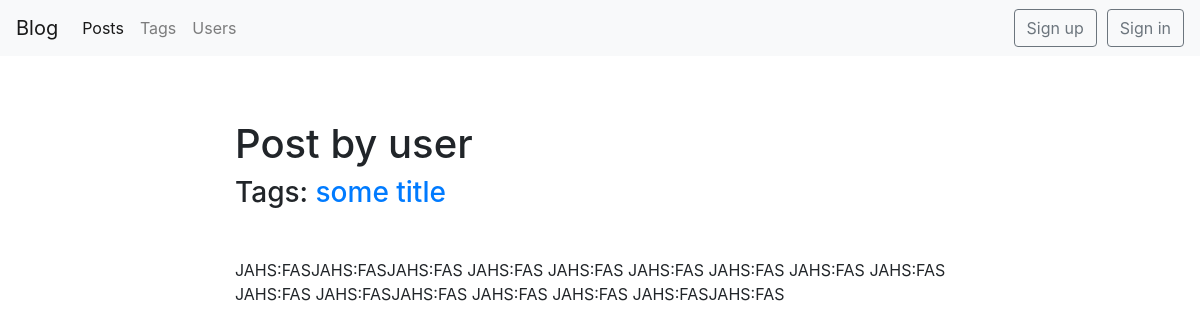
Page /blog/post/post-by-user-1537714896/ on the committed database.
### blog/models.py (models this page shows, shortened)
class Post(models.Model):
    title = models.CharField(max_length=150, db_index=True)
    slug = models.SlugField(max_length=150, unique=True, blank=True)
    body = models.TextField(blank=True, db_index=True)
    date_pub = models.DateTimeField(auto_now_add=True)
    tags = models.ManyToManyField('Tag', blank=True, related_name='posts')
    author = models.ForeignKey(BlogUser, on_delete=models.CASCADE, null=True, default=None)
    rating = models.IntegerField(default=0, blank=True)
    class Meta:
        ordering = ['-date_pub']

class Tag(models.Model):
    title = models.CharField(max_length=50)
    slug = models.SlugField(max_length=50, unique=True)
    def __str__(self):
        return '{}'.format(self.title)
    def get_absolute_url(self):
        return reverse('tag_detail_url', kwargs={'slug': self.slug})
    class Meta:
        ordering = ['title']

### blog/views.py (the view)
# urls.py: path('post/<str:slug>/', PostDetail.as_view(), name='post_detail_url'),
class PostDetail(ObjectDetailMixin, View):
    model = Post
    template = 'blog/post_detail.html'

### blog/utils.py (called while the page is built)
    def get(self, request, slug):
        obj = get_object_or_404(self.model, slug__iexact=slug)
        return render(request, self.template, context={
            self.model.__name__.lower(): obj,
            'admin_object': obj,
            'detail': True}
                      )

### blog/templates/blog/post_detail.html (shortened to what this page needs)
{% extends 'blog/base_blog.html' %}
{% block content %}
<h1 class="mt-5">
    {{ post.title }}
</h1>
<h3 class="mb-5"> Tags:
    {% for tag in post.tags.all %}
    <a href="{{ tag.get_absolute_url }}" >{{ tag }}</a>
    {% endfor %}
</h3>
<p>
    {{ post.body }}
</p>
{% endblock %}

### rows in the picture
Post: title "Post by user", body "JAHS:FASJAHS:FASJAHS:FAS JAHS:FAS JAHS:FAS JAHS:FAS JAHS:FAS JAHS:FAS JAHS:FAS JAHS:FAS JAHS:FASJAHS:FAS JAHS:FAS JAHS:FAS JAHS:FASJAHS:FAS"
Tag: title "some title"
